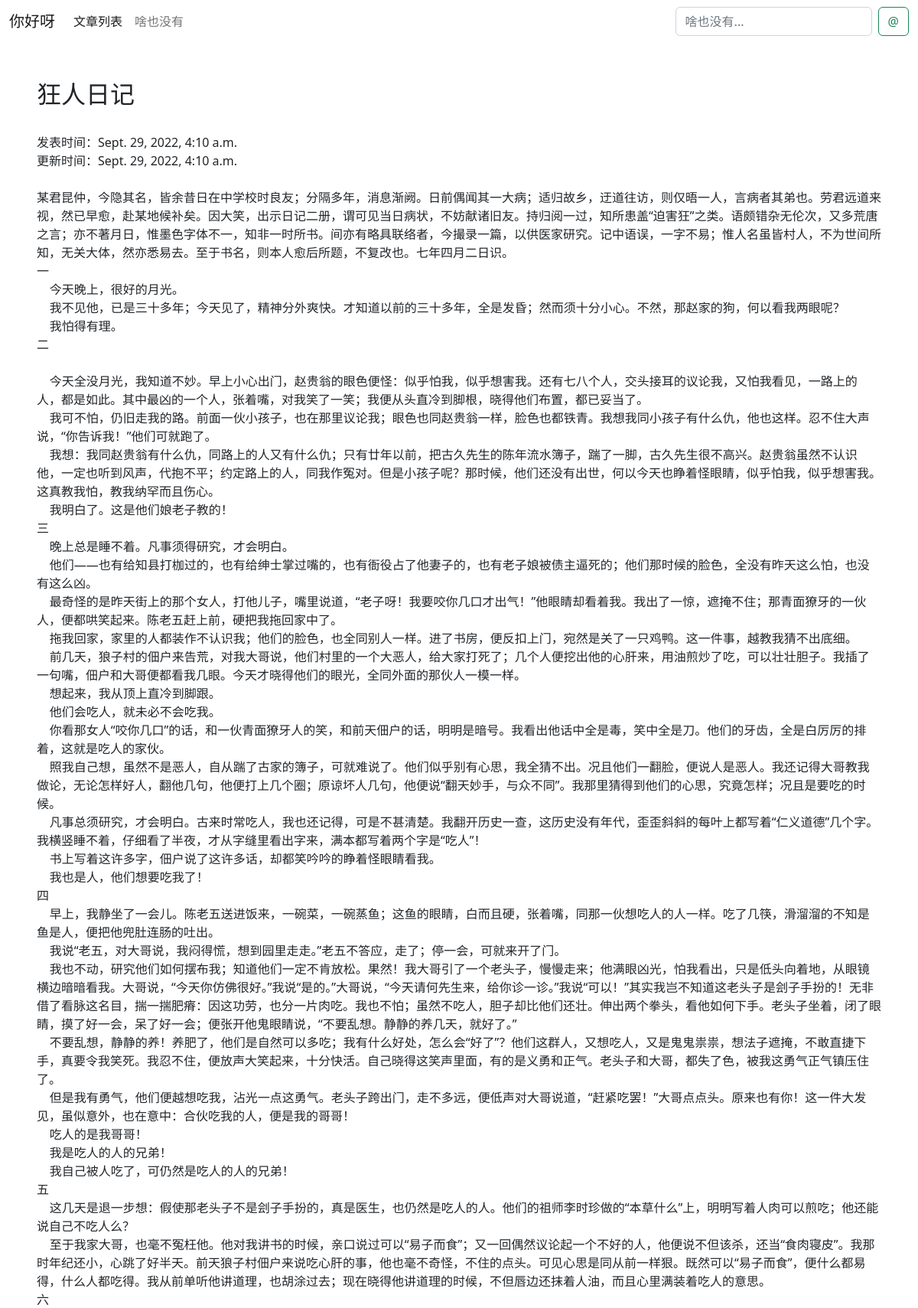
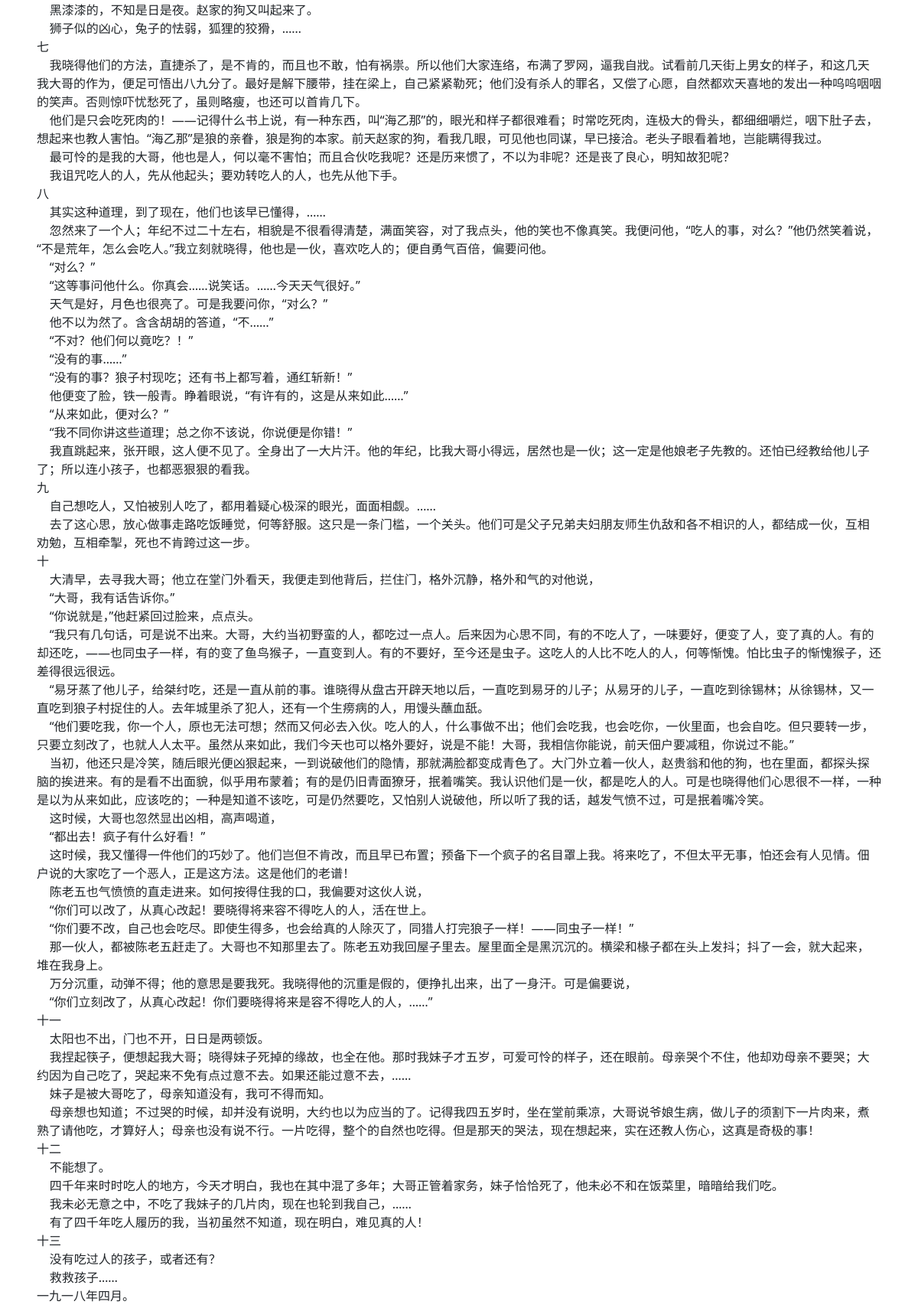
Screenshot of /detail1 (upper part) with the database file from the repository (2 pictures, top to bottom).
### article/models.py (models this page shows, shortened)
class Article(models.Model):
    title = models.CharField(max_length=30)
    content = models.TextField()
    create_time = timezone.now()
    update_time = timezone.now()

### article/views.py (the view)
# urls.py: path('detail<int:id>', views.article_detail, name='article_detail'),
def article_detail(request, id):
    article = get_object_or_404(Article, id=id)
    context = {'article': article}
    return render(request, 'article/article_detail.html', context)

### templates/article/article_detail.html (shortened to what this page needs)
{% extends 'base.html' %}
{% load static %}
{% block content %}
    <div class="p-5">
    <h2>{{ article.title }}</h2>
    <br/>
    <div>发表时间：{{ article.create_time }}</div>
    <div>更新时间：{{ article.update_time }}</div>
    <br/>
    <div style="white-space: pre-wrap">{{ article.content }}</div>
    </div>
{% endblock %}

### rows the page displays
Article: title "狂人日记", create_time "Sept. 29, 2022, 4:10 a.m.", update_time "Sept. 29, 2022, 4:10 a.m.", content "某君昆仲，今隐其名，皆余昔日在中学校时良友；分隔多年，消息渐阙。日前偶闻其一大病；适归故乡，迂道往访，则仅晤一人，言病者其弟也。劳君远道来视，然已早愈，赴某地候补矣。因大笑，出示日记二册，谓可见当日病状，不妨献诸旧友。持归阅一过，知所患盖“迫害狂”之类。语颇错杂无伦次，又多荒唐之言；亦不著月日，惟墨色字体不一，知非一时所书。间亦有略具联络者，今撮录一篇，以供医家研究。记中语误，一字不易；惟人名虽皆村人，不为世间所知，无关大体，然亦悉易去。至于书名，则本人愈后所题，不复改也。七年四月二日识。 一 今天晚上，很好的月光。 我不见他，已是三十多年；今天见了，精神分外爽快。才知道以前的三十多年，全是发昏；然而须十分小心。不然，那赵家的狗，何以看我两眼呢？ 我怕得有理。 二 今天全没月光，我知道不妙。早上小心出门，赵贵翁的眼色便怪：似乎怕我，似乎想害我。还有七八个人，交头接耳的议论我，又怕我看见，一路上的人，都是如此。其中最凶的一个人，张着嘴，对我笑了一笑；我便从头直冷到脚根，晓得他们布置，都已妥当了。 我可不怕，仍旧走我的路。前面一伙小孩子，也在那里议论我；眼色也同赵贵翁一样，脸色也都铁青。我想我同小孩子有什么仇，他也这样。忍不住大声说，“你告诉我！”他们可就跑了。 我想：我同赵贵翁有什么仇，同路上的人又有什么仇；只有廿年以前，把古久先生的陈年流水簿子，踹了一脚，古久先生很不高兴。赵贵翁虽然不认识他，一定也听到风声，代抱不平；约定路上的人，同我作冤对。但是小孩子呢？那时候，他们还没有出世，何以今天也睁着怪眼睛，似乎怕我，似乎想害我。这真教我怕，教我纳罕而且伤心。…"
